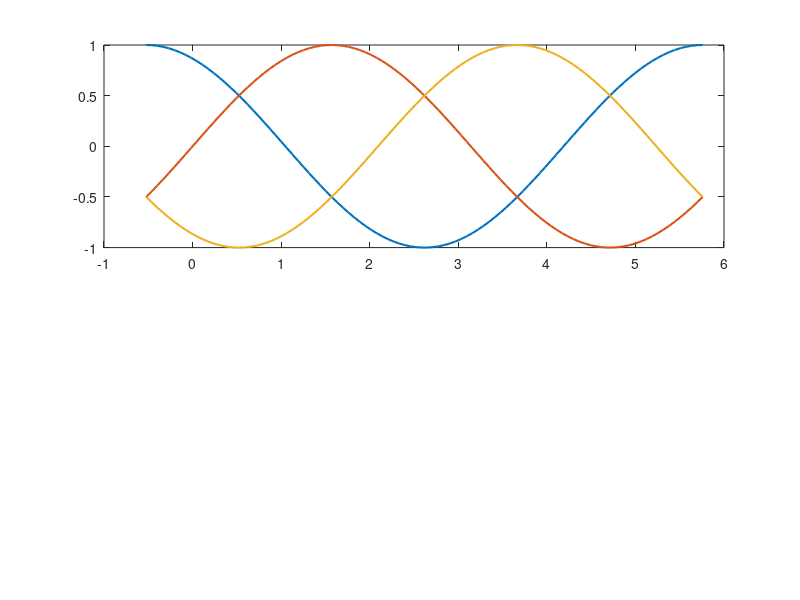

The MATLAB script that drew this image: (Note: this script raises an error after producing the figure.)
%%
clc; clear; close all;

theta = linspace(-pi/6,2*pi-pi/6,1e2); % section I
phi =  1*pi/6; m =1/sqrt(3);
i_ak = cos(theta); i_bk = cos(theta - 2*pi/3); i_ck = cos(theta - 4*pi/3);
v_as = cos(theta + phi); v_bs = cos(theta - 2*pi/3 + phi); v_cs = cos(theta - 4*pi/3 + phi);

% Vxs voltages
fig1 = figure(1);
subplot(2,1,1);
plot(theta,(v_as),'linewidth',1.5); hold on;
plot(theta,(v_bs),'linewidth',1.5); 
plot(theta,(v_cs),'linewidth',1.5); 

yline(0); grid minor; ylim([-2 2]); 
%xlim([-pi/6, 2*pi-pi/6]); xlim([-pi/6, pi/6])
xticks(-pi/6:pi/6:11*pi/6)                                         % 또 다른 방법
xticklabels({'-\pi/6','0','\pi/6','2\pi/6','3\pi/6','4\pi/6','5\pi/6','\pi','7\pi/6','8\pi/6','9\pi/6','10\pi/6','11\pi/6'});
set(gca,'FontName','Times New Roman','FontSize',10);
xline(-pi/6);xline(pi/6);xline(3*pi/6);xline(5*pi/6);xline(7*pi/6);xline(9*pi/6);xline(11*pi/6); grid on;
legend('$v_{as}$','$v_{bs}$','$v_{cs}$','Interpreter', 'latex'); legend boxoff;

% VLL voltages
subplot(2,1,2);
plot(theta, (v_as - v_bs),'linewidth',1.5); hold on;
plot(theta, (v_as - v_cs),'linewidth',1.5); 
plot(theta, (v_bs - v_cs),'linewidth',1.5,'color','b'); 
plot(theta, (v_cs - v_bs),'linewidth',1.5,'color','r'); 
plot(theta,theta./theta*3/2*m*cos(phi),'linewidth',1.5);

yline(0); grid minor; ylim([-2 2]); xlim([-pi/6, 2*pi-pi/6]);xlim([-pi/6, pi/6])
xline(pi/6);xline(pi/6+pi/3); xline(pi/6+2*pi/3); xline(pi/6+3*pi/3); xline(pi/6+4*pi/3);
ylabel('$v_{LL}$ (V)','interpreter','latex');
set(gca,'XTick',[-pi/6,0, pi/6,3*pi/6,5*pi/6,7*pi/6,9*pi/6,11*pi/6]) 
set(gca,'XTickLabel',{'-\pi/6','0','\pi/6','3\pi/6','5\pi/6','7\pi/6','9\pi/6','11\pi/6'}) % xlabel에서 내가 원하는 스케일로 
set(gca,'FontName','Times New Roman','FontSize',10);
set(gcf,'units','centimeters','position',[2,2,15,20])
legend('$v_{ab}$','$v_{ac}$','$v_{bc}$','Interpreter', 'latex'); legend boxoff;

figure(2)
i_ab = i_ak-i_bk;
i_bc = i_bk-i_ck;
i_ca = i_ck-i_ak;

i_bkNew = (i_bc - i_ab)/3;
i_akNew = i_ab +i_bk;
i_ckNew = -i_akNew - i_bkNew;

plot(theta,i_akNew,'linewidth',1.5);  hold on;
plot(theta,i_bkNew,'linewidth',1.5); 
plot(theta,i_ckNew,'linewidth',1.5); 
plot(theta,i_bk,'--','linewidth',1.5); 
